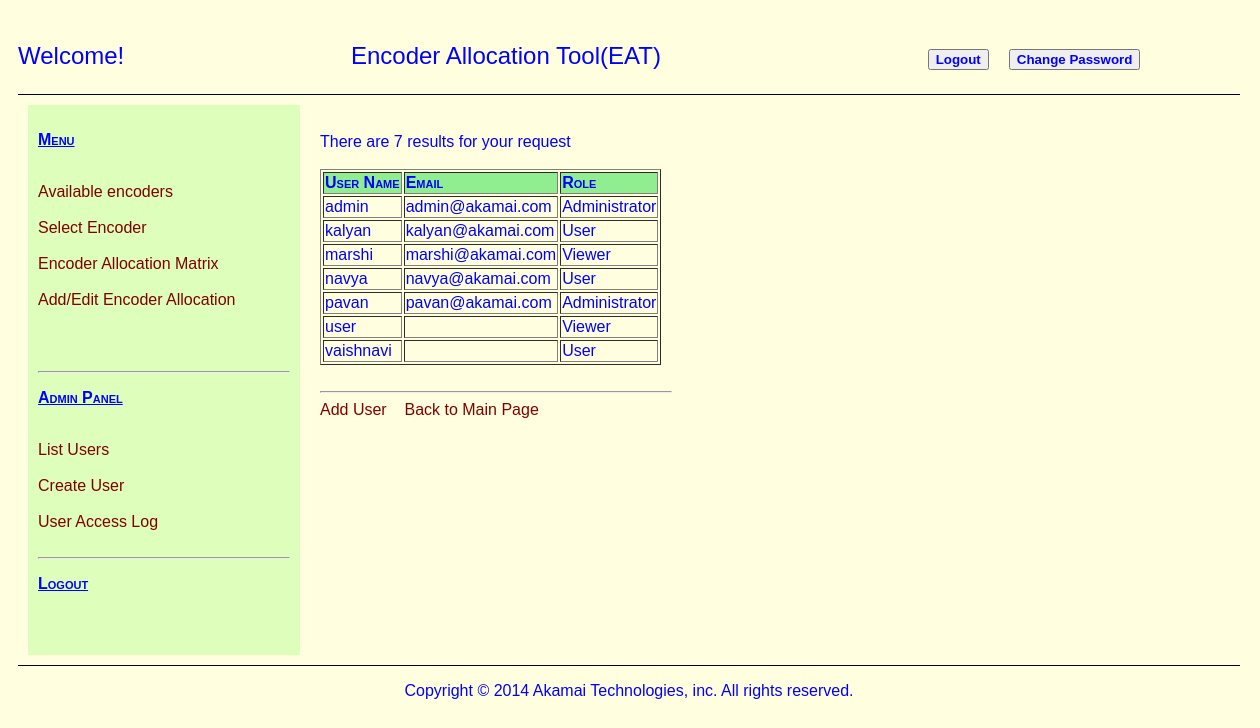
/index.php?content=listUsers (signed in), run on the app's committed database.
### tables this page shows
CREATE TABLE IF NOT EXISTS `eUser` (
`ID` int(11) NOT NULL,
  `username` varchar(16) NOT NULL,
  `password` varchar(70) NOT NULL,
  `email` varchar(30) NOT NULL,
  `accessLevel` int(11) NOT NULL
);

CREATE TABLE IF NOT EXISTS `eAccessControl` (
  `accessLevel` int(11) NOT NULL,
`ID` int(11) NOT NULL,
  `userType` varchar(50) NOT NULL
);

### includes/listUsers.php (the view, shortened to what this page needs)
<?php
$user_SQL = "Select eUser.username as user,eUser.email, eAccessControl.userType FROM eUser LEFT JOIN eAccessControl ";
$user_SQL .= "ON eUser.accessLevel = eAccessControl.accessLevel ORDER BY user ";
$user_SQL_Query = mysql_query($user_SQL);
$num_of_rows = mysql_num_rows($user_SQL_Query);
echo " There are $num_of_rows results for your request <br /><br />";
echo '<table  border="1" padding="5">';
				echo '<tr class="tableHeader1">
							<td>User Name</td>
							<td>Email</td>
							<td>Role</td>';
				while( $row = mysql_fetch_array($user_SQL_Query, MYSQL_ASSOC))
				{
						echo '<tr >
									<td>'.$row['user'].'</td>
									<td>'.$row['email'].'</td>
									<td>'.$row['userType'].'</td>
									</tr>';
				}
				echo '</table>';
echo '<br /><hr align=left style="width:350px"/>';
echo '<a href="index.php?content=createUser"><span class="header ">Add User</span></a>';
echo '&nbsp;&nbsp;&nbsp;&nbsp;<a href="index.php"><span class="header ">Back to Main Page</span></a>';
?>

### css/encoder_style.css (style rules this page uses)
body { font-family: arial, helvetica, sans-serif; color:#0000FF; text-decoration: none; background-color: lightyellow; }
a { color:#0000FF; text-decoration: none; }
.tableHeader1 { background-color: lightgreen ; color: blue; font-weight: bolder; font-variant: small-caps; }
a .header { color: maroon; font-weight: normal; }

### data on the page
euser: username "admin", email "admin@akamai.com", eaccesscontrol.userType "Administrator"
euser: username "kalyan", email "kalyan@akamai.com", eaccesscontrol.userType "User"
euser: username "marshi", email "marshi@akamai.com", eaccesscontrol.userType "Viewer"
euser: username "navya", email "navya@akamai.com", eaccesscontrol.userType "User"
euser: username "pavan", email "pavan@akamai.com", eaccesscontrol.userType "Administrator"
euser: username "user", eaccesscontrol.userType "Viewer"
euser: username "vaishnavi", eaccesscontrol.userType "User"

### other printed values
$num_of_rows "7"
